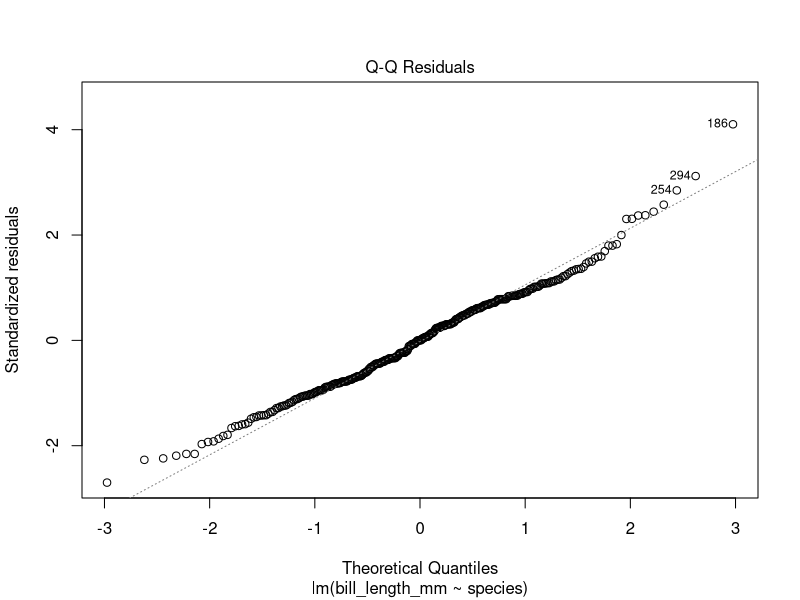
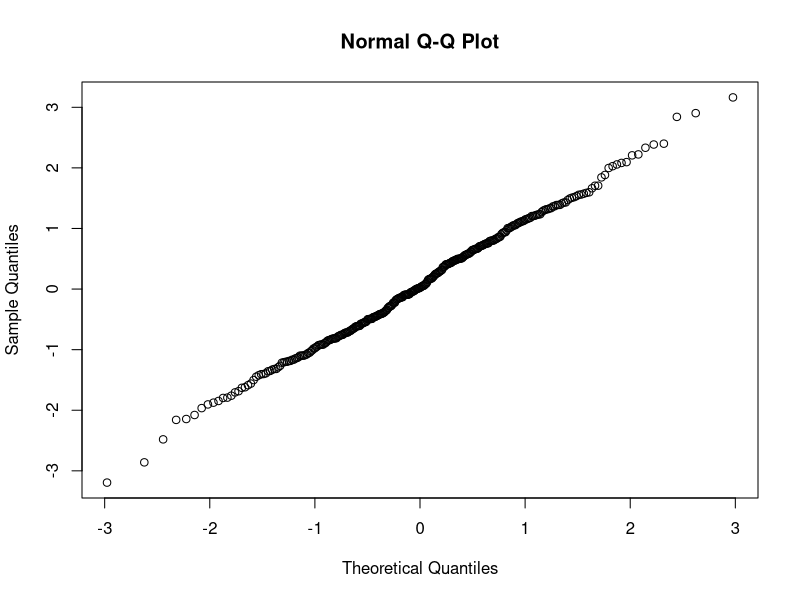
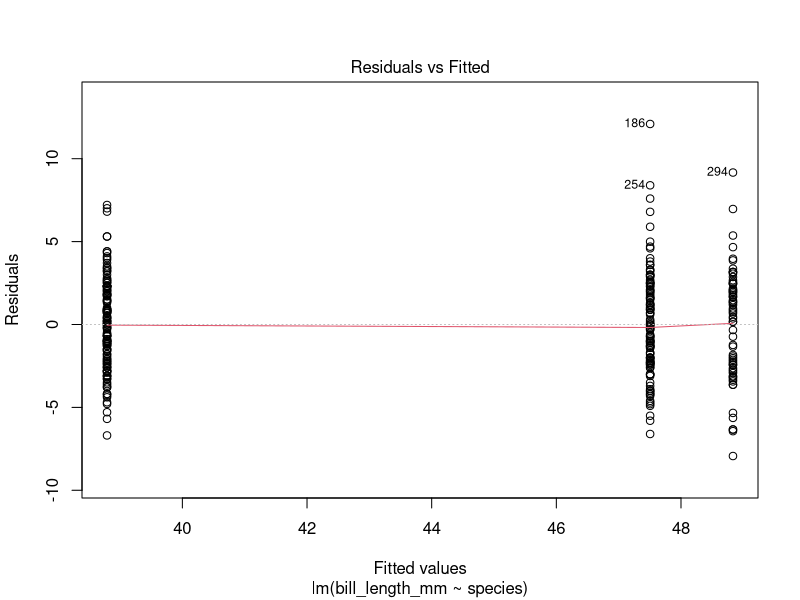
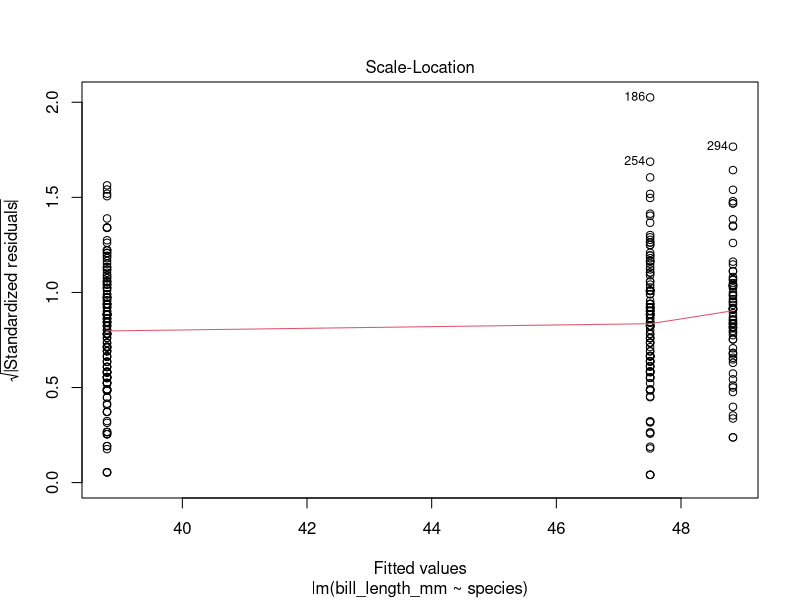
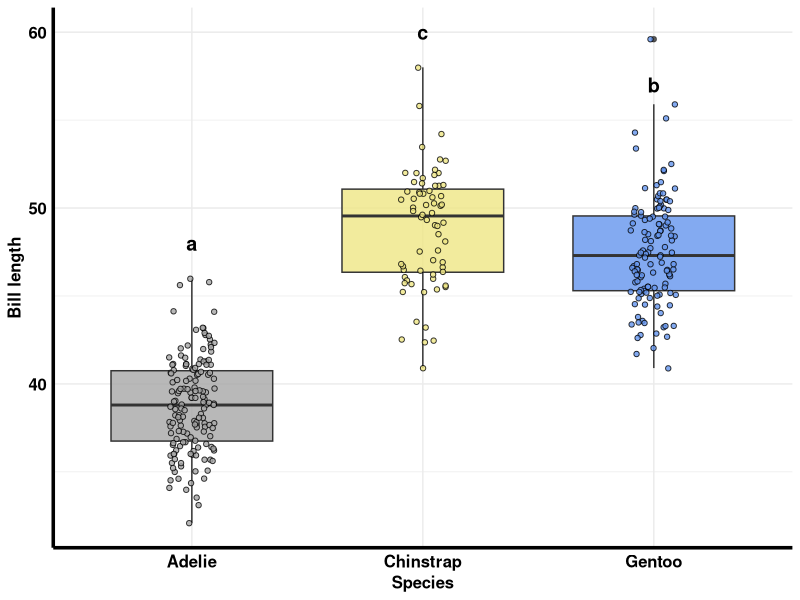

Write R code to recreate these figures, in order.
## ---- chunk 1
knitr::opts_chunk$set(echo = TRUE)
## ---- chunk 2
# install.packages("emmeans")
# install.packages("multcomp")
# install.packages("multcompView")
# install.packages("viridis")
# remotes::install_github("allisonhorst/palmerpenguins") #download the data from GitHub
## ---- chunk 3
library(emmeans) #four new packages you might need to install them 
library(multcomp)
library(multcompView)
library(palmerpenguins)

library(ggplot2) 
library(tidyr)
library(dplyr)
library(readr)
library(readxl)
library(RColorBrewer)
library(viridis)
## ---- chunk 4
head(penguins)
str(penguins)
penguins %>% 
  group_by(species) %>% 
  count()
## ---- chunk 5

## ---- chunk 6
length_summary <- penguins %>% 
  filter(is.na(bill_length_mm) == F) %>% 
  group_by(species) %>% 
  summarise(
    mean = mean(bill_length_mm),
    var = var(bill_length_mm),
    sd = sd(bill_length_mm),
    n = n()
  )

head(length_summary)
## ---- chunk 7
str(penguins)
## ---- chunk 8
model_bill.length <- lm(bill_length_mm ~ species, data = penguins) 
# don't forget to specify which data using data = argument
## ---- chunk 9
plot(model_bill.length, which = 2)
## ---- chunk 10
rnorm(mean = 0, sd = 1, n = nrow(penguins)) %>% qqnorm() 
## ---- chunk 11

plot(model_bill.length, which = c(1, 3)) 

## ---- chunk 12
anova(model_bill.length)
## ---- chunk 13
estimate_bill <- emmeans(model_bill.length, pairwise ~ species)
## ---- chunk 14
estimate_bill$contrasts
## ---- chunk 15
cld(estimate_bill$emmeans, Letters = letters)
## ---- chunk 16
# I'm going to use my wisteria palette
wisteria <- c("grey65", "burlywood3", "khaki2", "plum1", "lightcyan2", "cornflowerblue", "slateblue3")
## ---- chunk 17
penguins %>% 
  ggplot(aes(x = species, y = bill_length_mm)) +
  geom_boxplot(aes(fill = species),            #You can make a box plot too!
               alpha = 0.8, width = 0.7) +      
  geom_point(aes(fill = species), shape = 21, color = "black", alpha = 0.8,
             position = position_jitter(width = 0.1, seed = 666)) +
  annotate(geom = "text",     #you can use the annotate funtion to add the letter grouping of cld
           label = c("a", "c", "b"),   
           x = c(1, 2, 3),             #you can also do this in PPT or illustrator or Inkscape 
           y = c(48, 60, 57),   
           size = 5, fontface = "bold") +
  scale_fill_manual(values = wisteria[c(1, 3, 6)]) +
  labs(x = "Species",
       y = "Bill length") +
  theme_minimal() +
  theme(legend.position = "none",
        axis.line = element_line(linewidth = 1.2),
        text = element_text(size = 12, color = "black", face = "bold"),
        axis.text = element_text(size = 12, color = "black", face = "bold")
        )
## ---- chunk 18

## ---- chunk 19

## ---- chunk 20

## ---- chunk 21

## ---- chunk 22
